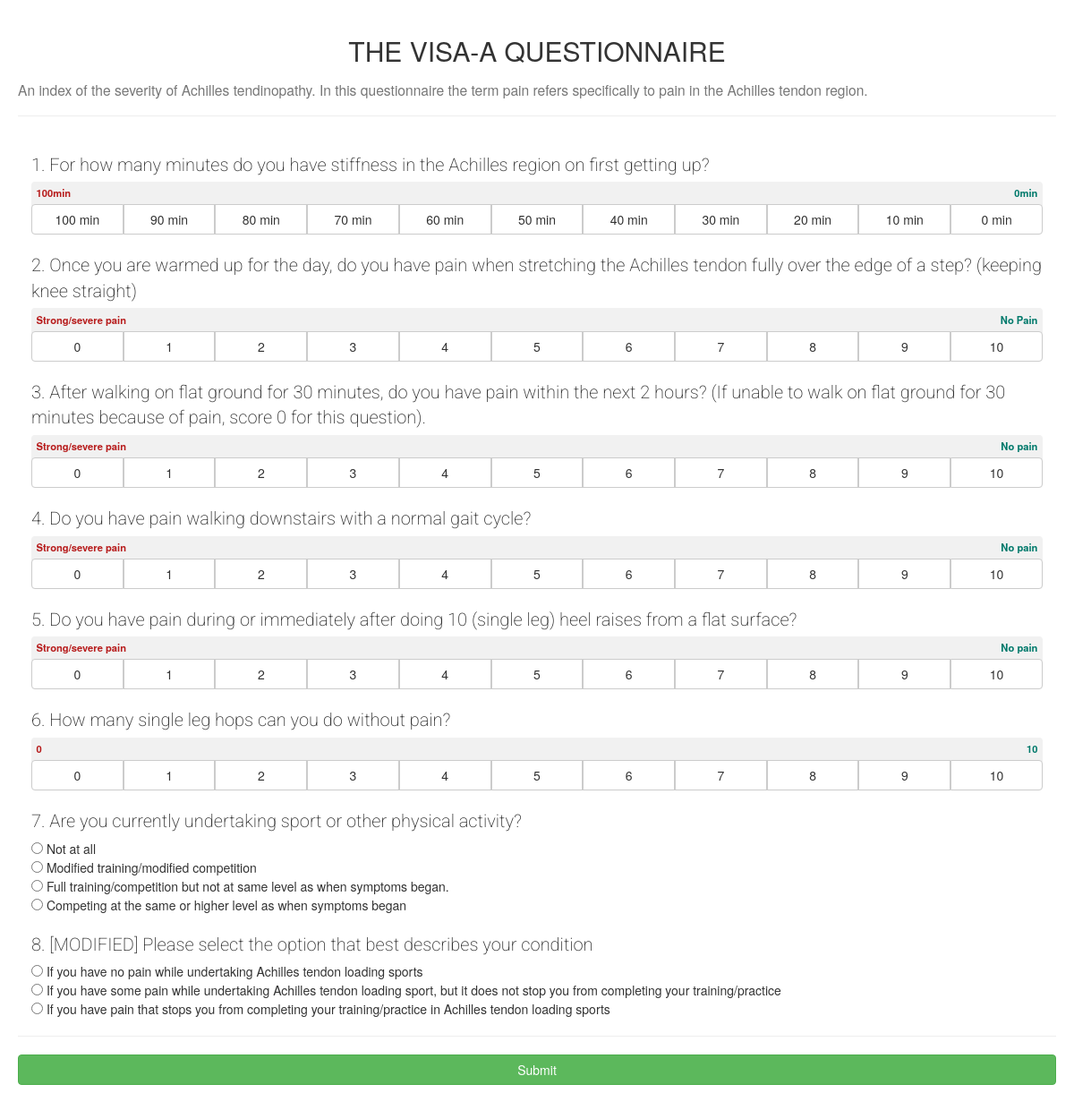
The page /questionnaire/1/ on the database as committed earlier.
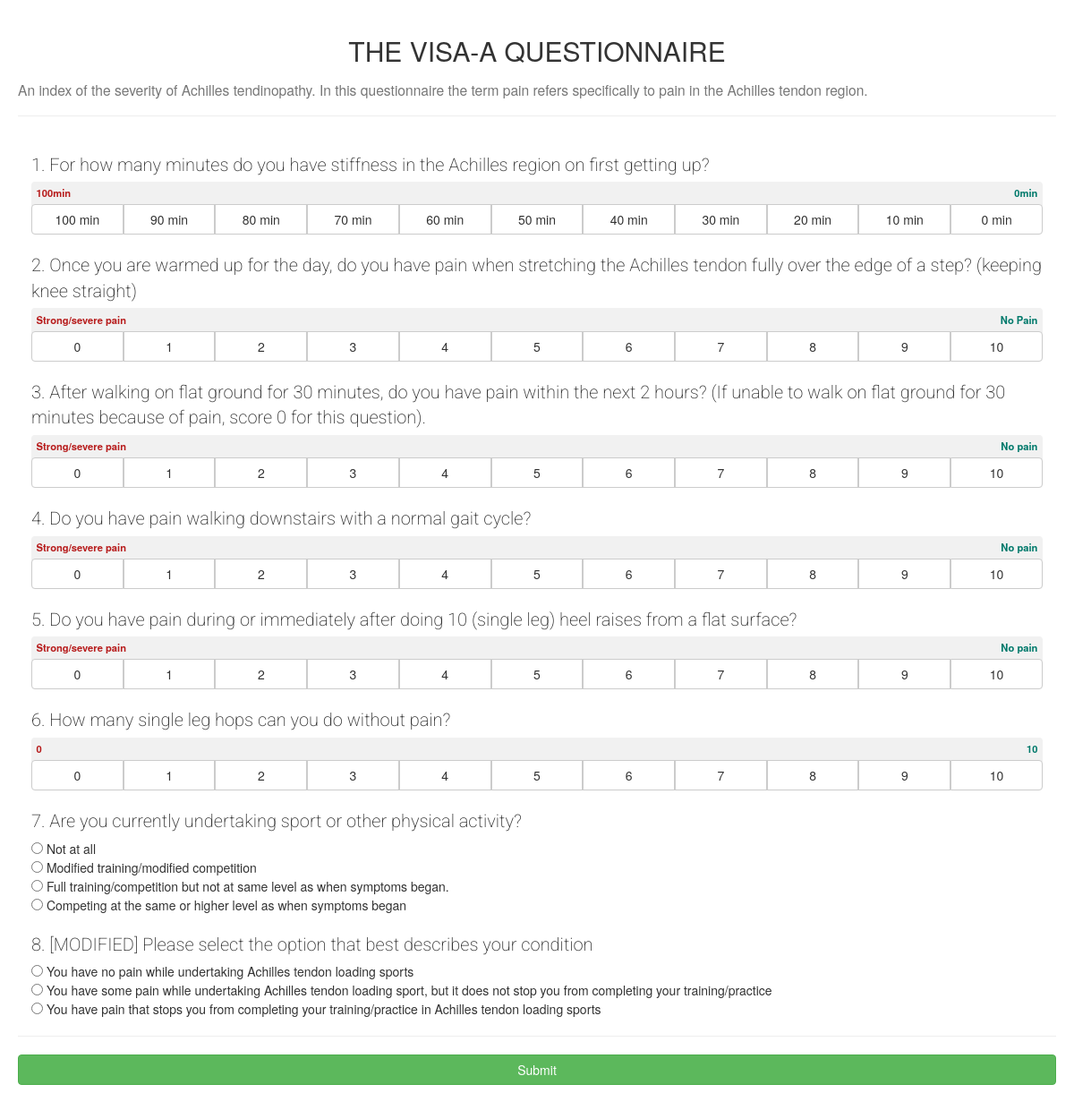
The same page on the database as committed later.
### questionnaire/models.py (models this page shows, shortened)
class Questionnaire(models.Model):
    id = models.AutoField(primary_key=True)
    title = models.TextField()
    description = models.TextField()
    class Meta:
        managed = False
        db_table = 'questionnaire'

class Question(models.Model):
    QUESTION_TYPES = (('SCALE', 'Scale'), ('SINGLE', 'Single Choice'))
    id = models.AutoField(primary_key=True)
    questionnaire = models.ForeignKey(Questionnaire)
    question_order = models.PositiveSmallIntegerField()  # max: 32767
    question_text = models.TextField()
    question_type = models.CharField(max_length=25, choices=QUESTION_TYPES,
                                     default='SINGLE')
    class Meta:
        managed = False
        db_table = 'question'

class Option(models.Model):
    id = models.AutoField(primary_key=True)
    question = models.ForeignKey(Question)
    option_order = models.SmallIntegerField()  # max: +/-32767
    option_text = models.TextField()
    score = models.IntegerField()
    class Meta:
        managed = False
        db_table = 'option'

### questionnaire/views.py (the view)
# urls.py: url(r'^(?P<qid>[0-9]+)/$', views.questionView, name='question'),
def questionView(request, qid):
    context = {'questionnaire': None,
               'questions': []}
    context['questionnaire'] = Questionnaire.objects.get(id=qid)
    questions = Question.objects.filter(questionnaire__id=qid).order_by(
        'question_order')
    for question in questions:
        qobj = {'order': question.question_order,
                'question_text': question.question_text,
                'type': question.question_type,
                'options': Option.objects.filter(
                    Q(question__id=question.id) & Q(option_order__gt=0))
                    .order_by('option_order'),
                }
        if qobj['type'] == 'SCALE':
            qobj['labels'] = Option.objects.filter(
                Q(question__id=question.id) & Q(option_order__lte=0)
            ).values_list('option_text', flat=True).order_by('option_order')
        context['questions'].append(qobj)
    return render(request, 'questionnaire/question.html', context)

### questionnaire/templates/questionnaire/question.html (shortened to what this page needs)
{% load static %}
<html>
<head>
    <link rel="stylesheet"
          href="https://maxcdn.bootstrapcdn.com/bootstrap/3.3.7/css/bootstrap.min.css"
>
    <link href="{% static 'questionnaire/style.css' %}" rel="stylesheet"
          type="text/css">
</head>
<body>
<h2>
    <center>{{questionnaire.title}}</center>
</h2>
<h3>
    <small>{{questionnaire.description}}</small>
</h3>
<hr>
<form>
    <div class="container-fluid">
        {% for question in questions %}
        <div id="{{questionnaire.id}}-{{question.order}}">
            <label class="question-label">
                <span class="question_id">{{question.order}}. </span>{{question.question_text}}</label>
            {% if question.type == 'SCALE' %}
            <div class="one-question-domain">
                <label class="one-question-domain-left">{{question.labels.0}}</label>
                <label class="one-question-domain-right">{{question.labels.1}}</label>
                <div class="btn-group btn-group-justified">
                    {% for option in question.options%}
                    <div class="btn-group" role="group">
                        <button type="button"
                                name={{question.order}}
                                class="btn btn-default">
                            {{option.option_text}}
                        </button>
                    </div>
                    {% endfor %}
                </div>
            </div>
            {% else %}
            <div>
                {% for option in question.options%}
                <input type="radio"
                       name={{option.question.id}}
                       value={{option.option_order}}>
                {{option.option_text}} <br>
                {% endfor %}
            </div>
            {% endif %}
        </div>
        {% endfor %}
    </div>
    <hr>
    <button type="submit" class="btn btn-success btn-block">Submit</button>
</form>
</body>
</html>

### questionnaire/static/questionnaire/style.css (style rules this page uses)
body { padding: 20px; }
.question-label { font-family: 'Roboto', sans-serif; font-size: 15pt; font-weight: 200; color: #333; margin-top: 1em; display: block; clear: both; }
.one-question-domain { background-color: #f1f1f1; border-radius: 4px; padding-top: 0.3em; }
.one-question-domain-left { color: #B71C1C; font-size: .8em; float: left; margin-left: .5em; }
.one-question-domain-right { color: #00796B; font-size: .8em; float: right; margin-right: .5em; }
.btn { padding: 6px 0px; white-space: normal; }

Rows that differ between the two databases and show on the page:
changed Option: option_text "If you have no pain while undertaking Achilles tendon loading sports" → "You have no pain while undertaking Achilles tendon loading sports"
changed Option: option_text "If you have some pain while undertaking Achilles tendon loading sport, but it does not stop you from completing your training/practice" → "You have some pain while undertaking Achilles tendon loading sport, but it does not stop you from completing your training/practice"
changed Option: option_text "If you have pain that stops you from completing your training/practice in Achilles tendon loading sports" → "You have pain that stops you from completing your training/practice in Achilles tendon loading sports"
